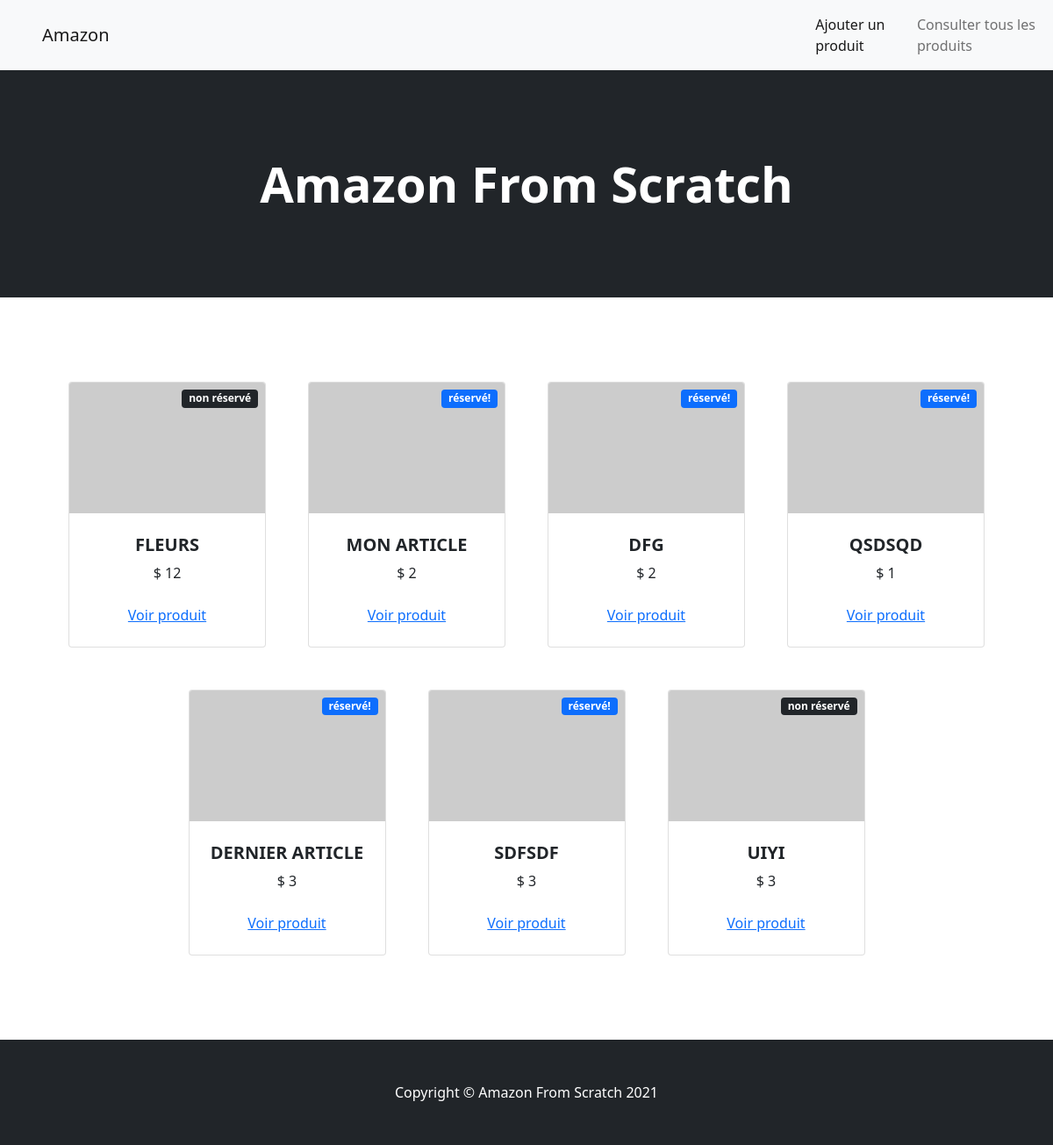
/page_all_products.php, run on the app's committed database.
### tables this page shows
CREATE TABLE `produit` (
  `id_produit` int(11) NOT NULL,
  `title` varchar(55) NOT NULL,
  `description` varchar(500) NOT NULL,
  `price` int(11) NOT NULL,
  `city` varchar(255) NOT NULL,
  `postal_code` int(11) NOT NULL,
  `reservation_text` varchar(255) NOT NULL
);

### include/all_products.php (called while the page is built, shortened)
<?php
require_once('database/connexion.php');
$sqlSelect = "SELECT * FROM `produit` ORDER BY `id_produit` DESC";
$tableProduits = mysqli_query($connexion, $sqlSelect);
$resultatProduits = mysqli_fetch_all($tableProduits, MYSQLI_ASSOC);

### page_all_products.php (the view, shortened to what this page needs)
<?php
require_once('include/head.php');
require_once('include/header.php');
require_once('include/all_products.php');
?>
        <section class="py-5">
            <div class="container px-4 px-lg-5 mt-5">
                <div class="row gx-4 gx-lg-5 row-cols-2 row-cols-md-3 row-cols-xl-4 justify-content-center">
                <?php foreach($resultatProduits as $value) {?>
                    <div class="col mb-5">
                        <div class="card h-100">
                            <div >
                                <?php if($value['reservation_text'] == ""){
                                ?>
                                <span class="badge bg-dark text-white position-absolute" style="top: 0.5rem; right: 0.5rem">non réservé</span>
                                <?php } else { ?>
                                    <span class="badge bg-primary text-white position-absolute" style="top: 0.5rem; right: 0.5rem">réservé!</span>
                                <?php } ?>
                            </div>
                            <img class="card-img-top" src="https://dummyimage.com/450x300/dee2e6/6c757d.jpg" alt="..." />
                            <div class="card-body p-4">
                                <div class="text-center">
                                    <h5 class="fw-bolder"><?php echo strtoupper($value['title']); ?></h5>
                                    $ <?php echo $value['price']; ?>
                                </div>
                            </div>
                            <div class="card-footer p-4 pt-0 border-top-0 bg-transparent">
                                <div class="text-center"><a href="consulter_un_produit.php?id_produit=<?php echo $value['id_produit']; ?>">Voir produit</a></div>
                            </div>
                        </div>
                    </div>
                    <?php } ?>
                </div>
            </div>
        </section>
<?php
require_once('include/footer.php');
?>

### data on the page
produit: reservation_text "non réservé", title "FLEURS", price "12"
produit: reservation_text "réservé!", title "MON ARTICLE", price "2"
produit: reservation_text "réservé!", title "DFG", price "2"
produit: reservation_text "réservé!", title "QSDSQD", price "1"
produit: reservation_text "réservé!", title "DERNIER ARTICLE", price "3"
produit: reservation_text "réservé!", title "SDFSDF", price "3"
produit: reservation_text "non réservé", title "UIYI", price "3"
